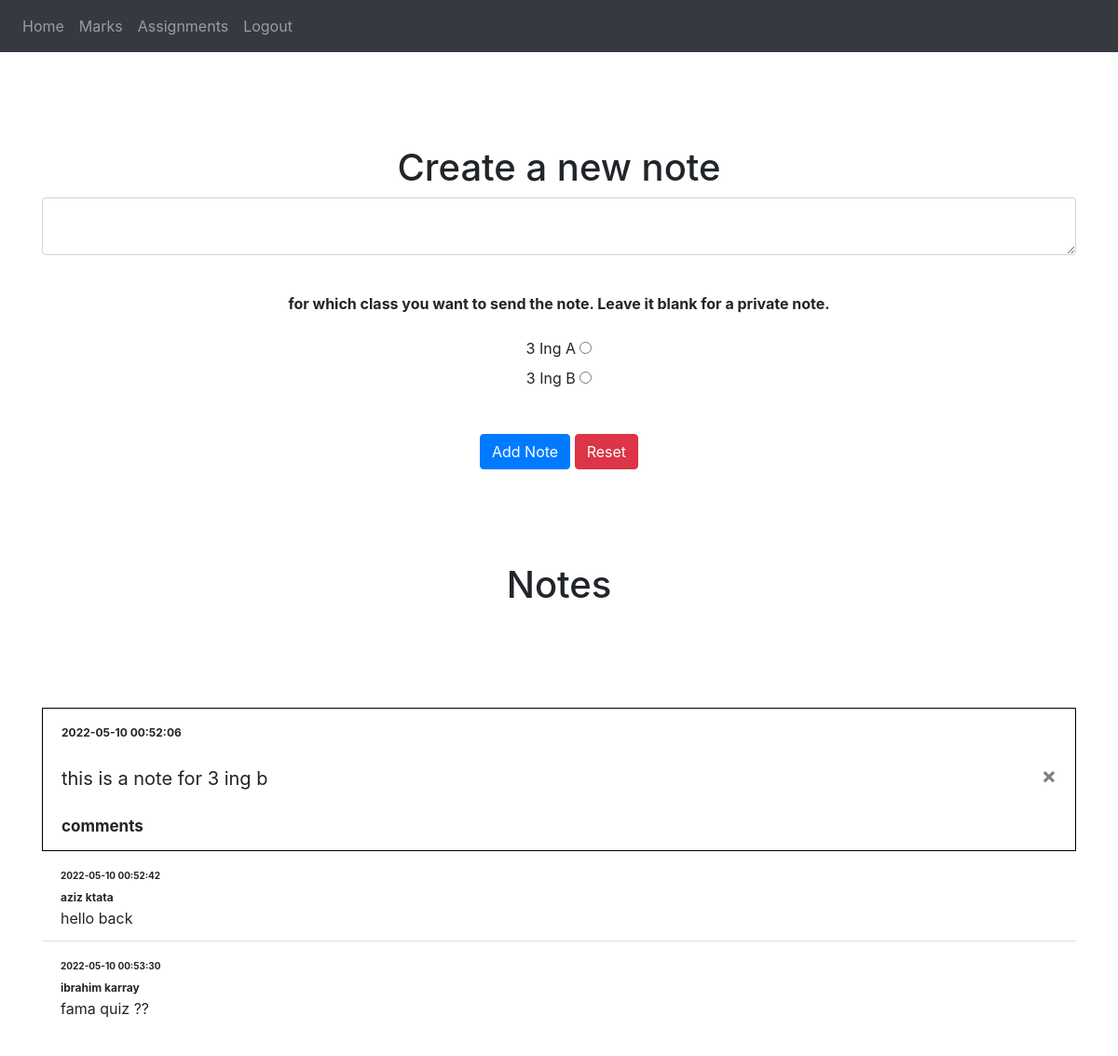
Screenshot of / (signed in) with the database file from the repository.
### website/models.py (models this page shows)
class Note(db.Model):
    id = db.Column(db.Integer, primary_key=True)
    data = db.Column(db.String(10000))
    date = db.Column(db.DateTime(timezone=True), default=func.now())
    username = db.Column(db.String(300))
    user_id = db.Column(db.Integer, db.ForeignKey('user.id'))
    classe = db.Column(db.String(20))
    comments = db.relationship('Comment')

class Comment(db.Model):
    id = db.Column(db.Integer, primary_key=True)
    data = db.Column(db.String(10000))
    date = db.Column(db.DateTime(timezone=True), default=func.now())
    username = db.Column(db.String(300))
    note_id = db.Column(db.Integer, db.ForeignKey('note.id'))

### website/views.py (the view, shortened to what this page needs)
@views.route('/', methods=['GET', 'POST'])
@login_required
def home():
    return render_template("home.html", user=current_user)

### website/__init__.py (called while the page is built)
def create_app():
    app = Flask(__name__)
    app.config['SECRET_KEY'] = 'sesamesecretappkey'
    app.config['SQLALCHEMY_DATABASE_URI'] = f'sqlite:///{DB_NAME}'
    db.init_app(app)
    from .views import views
    from .auth import auth
    app.register_blueprint(views, url_prefix='/')
    app.register_blueprint(auth, url_prefix='/')
    from .models import User, Note ,Comment
    create_database(app)
    login_manager = LoginManager()
    login_manager.login_view = 'auth.login'
    login_manager.init_app(app)
    @login_manager.user_loader
    def load_user(id):
        return User.query.get(int(id))
    return app

### website/templates/home.html (shortened to what this page needs)
{% extends "base.html" %} {% block title %}Home{% endblock %} {% block content
    %}
    <div style="margin-top:100px">
      <h1 align="center">Create a new note</h3>
      <form method="POST">
      <div class="form-group">
        <textarea name="note" id="note" class="form-control"></textarea>
      </div>
      <br />
      <div class="form-group" align="center">
        <span style="font-weight:bold">for which class you want to send the note. Leave it blank for a private note.</span>
        <br/><br/>
        <label for="3ingA">3 Ing A</label>
        <input
          type="radio"
          id="3ingA"
          name="classe"
          value="3ingA"
        />
        <br/>
        <label for="3ingB">3 Ing B</label>
        <input
          type="radio"
          id="3ingB"
          name="classe"
          value="3ingB"
        />
      </div>
      <div align="center" style="margin-top:40px">
        <button type="submit" class="btn btn-primary">Add Note</button>
        <button type="button" class="btn btn-danger"  onClick="resetFn()">Reset</button>
      </div>
    </form>
    </div>
    <h1 align="center" style="margin-top:100px">Notes</h1>
    <div style="margin-bottom:100px">
      <ul class="list-group list-group-flush" id="notes">
        {% for note in user.notes %}
        <li class="list-group-item" style="margin-top: 100px; border:1px solid black;">
          <span  align="right" style="font-weight:bold; font-size:12px">{{note.date}}</span><br/>
          <br/>
          <span style="font-size:20px">{{ note.data }}</span>
          <button type="button" class="close" onClick="deleteNote({{ note.id }})">
            <span aria-hidden="true">&times;</span>
          </button>
          <br/> <br/>
          <span style="font-size:17px ; font-weight:bold">comments</span>
          {% for comment in note.comments %}
          <li class="list-group-item">
            <span style="font-weight:bold; font-size:10px">{{comment.date}}</span><br/>
            <span style="font-weight:bold; font-size:12px">{{comment.username}}</span><br/>
            {{ comment.data }}
          {% endfor %}
        </li>
        {% endfor %}
      </ul>
    </div>
    {% endblock %}

### rows the page displays
Note: date "2022-05-10 00:52:06", data "this is a note for 3 ing b"
Comment: date "2022-05-10 00:52:42", username "aziz ktata", data "hello back"
Comment: date "2022-05-10 00:53:30", username "ibrahim karray", data "fama quiz ??"
